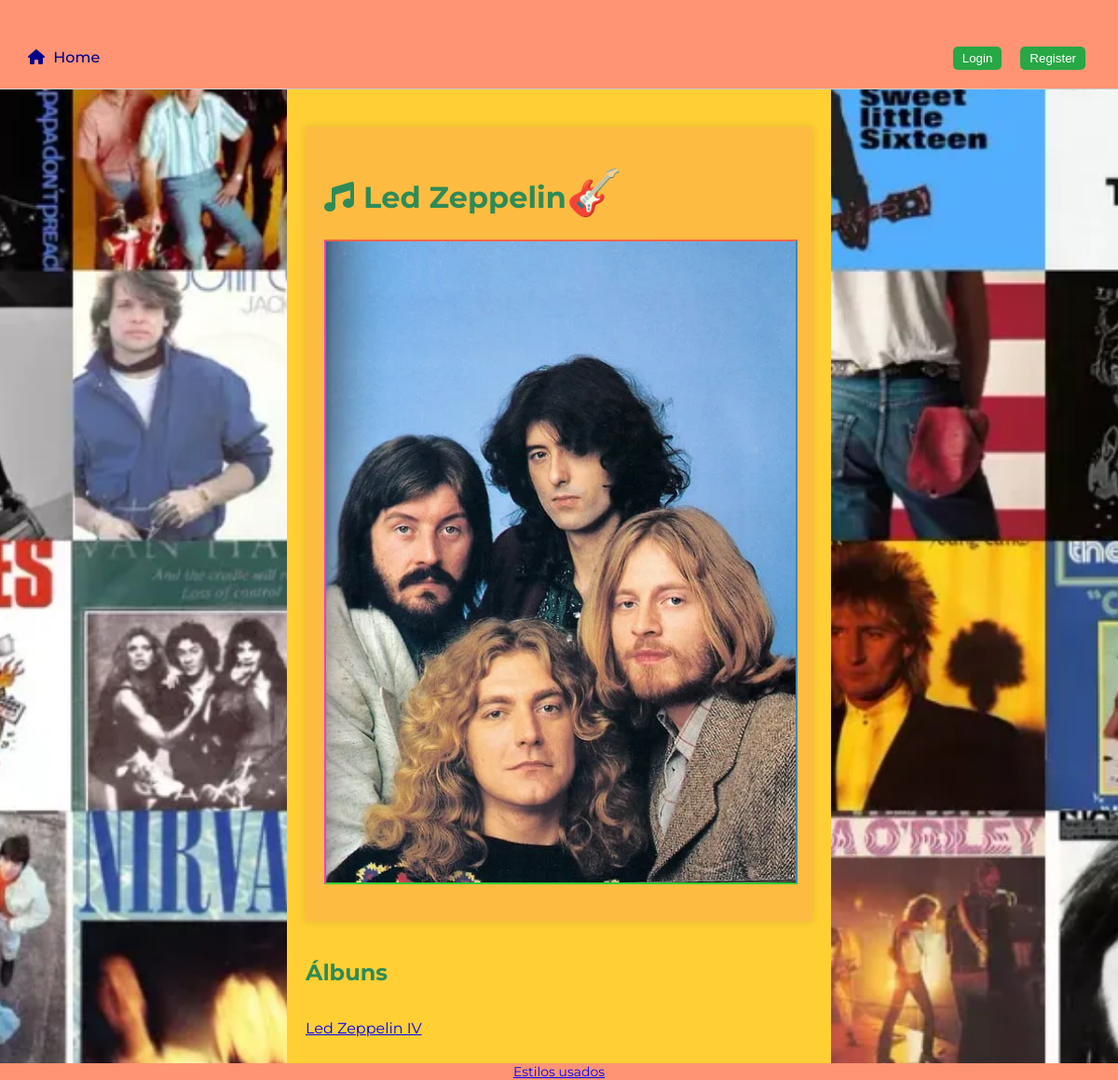
Page /bandas/banda/Led Zeppelin on the committed database.
### bandas/models.py (models this page shows, shortened)
class Band(models.Model):
    name = models.CharField(max_length=100)
    nationality = models.CharField(max_length=100, default='Português')
    year_start = models.IntegerField(default=2024)
    num_members = models.IntegerField(default=1)
    photo = models.ImageField(upload_to='band_photos', null=True, blank=True)
    bio = models.TextField(null=True, blank=True)
    def get_band_photo(self):
        if self.photo and hasattr(self.photo, 'url'):
            return self.photo.url
        else:
            return '/media/bandas/defaultImage.jpg'

class Album(models.Model):
    title = models.CharField(max_length=50)
    band = models.ForeignKey(Band, on_delete=models.CASCADE)
    cover = models.ImageField(upload_to='album_covers/', null=True, blank=True)
    number_of_songs = models.IntegerField(default=1)
    release_year = models.IntegerField(default=2024)

### bandas/views.py (the view)
# urls.py: path('banda/<str:band_name>', views.band_view, name='band_view'),
def band_view(request, band_name):
    band = Band.objects.get(name =band_name)
    albums = Album.objects.filter(band=band)
    admin_group = Group.objects.get(name='admin')
    is_admin = request.user.is_authenticated and admin_group in request.user.groups.all()
    context = {
        'band': band,
        'albums': albums,
        'is_admin': is_admin,
    }
    return render(request, 'bandas/band.html', context)

### bandas/templates/bandas/band.html (shortened to what this page needs)
{% extends 'bandas/layout.html' %}
{% block content %}
    <div class="band-container">
        <h1>{{ band.name }}</h1>
        <img class="band-photo" src="{{ band.get_band_photo }}" alt="Foto da banda {{ band.name }}">
    </div>
    <h2 class="album-title">Álbuns</h2>
    <ul class="album-list">
        {% for album in albums %}
            <li class="album-item">
                <a href="{% url 'bandas:album_view' album.title %}">{{ album.title }}</a>
            </li>
        {% endfor %}
    </ul>
{% endblock %}

### bandas/static/bandas/styles.css (style rules this page uses)
body { font-family: 'Montserrat', sans-serif; margin: 0; padding: 0; background-color: #f5f5f5; background-image: url('images/attachment-teenage-songs.webp'); background-size: cover; background-repeat: no-repeat; background-position: center center; }
.band-container, .album-container, .song-container { display: flex; flex-direction: column; max-width: 900px; margin: 20px auto; padding: 20px; background-color: #fdbb42ed; box-shadow: 0 0 10px rgba(0, 0, 0, 0.1); }
.band-photo { width: 100%; height: auto; display: block; margin-bottom: 20px; }
.album-list { list-style: none; padding: 0; }
.album-item { margin-bottom: 10px; }
img[alt] { border-top: 2px solid #FF6347; border-right: 2px solid #4682B4; border-bottom: 2px solid #32CD32; border-left: 2px solid #FF33D2; }
a:link { color: #0000ff; }
h1::before { content: '\f001'; font-family: 'Font Awesome 5 Free'; font-weight: 900; margin-right: 10px; }
h1::after { content: '🎸'; font-size: 1.5em; }
h1, h2, h3 { color: #2e8b57; }
.band-list, .album-list, .song-list { display: flex; flex-direction: column; }
.band-item, .album-item, .song-item { display: flex; align-items: center; margin-bottom: 10px; }

### rows in the picture
Band: name "Led Zeppelin", get_band_photo (picture)
Album: title "Led Zeppelin IV"
